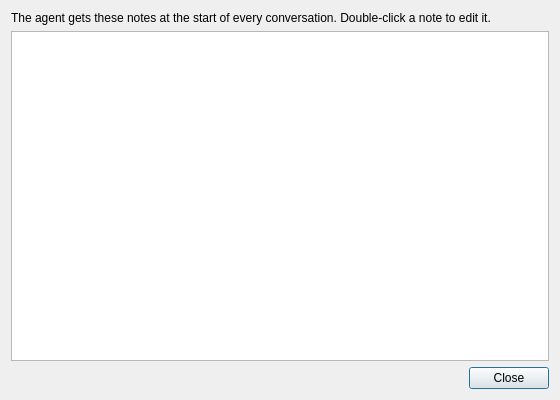
<?xml version="1.0" encoding="UTF-8"?>
<ui version="4.0">
 <class>QmitkAgentMemoryDialog</class>
 <widget class="QDialog" name="QmitkAgentMemoryDialog">
  <property name="geometry">
   <rect>
    <x>0</x>
    <y>0</y>
    <width>560</width>
    <height>400</height>
   </rect>
  </property>
  <property name="windowTitle">
   <string>Agent Memory</string>
  </property>
  <layout class="QVBoxLayout" name="verticalLayout">
   <item>
    <widget class="QLabel" name="descriptionLabel">
     <property name="text">
      <string>The agent gets these notes at the start of every conversation. Double-click a note to edit it.</string>
     </property>
     <property name="wordWrap">
      <bool>true</bool>
     </property>
    </widget>
   </item>
   <item>
    <widget class="QListWidget" name="noteList">
     <property name="selectionMode">
      <enum>QAbstractItemView::SelectionMode::ExtendedSelection</enum>
     </property>
     <property name="spacing">
      <number>6</number>
     </property>
     <property name="wordWrap">
      <bool>true</bool>
     </property>
    </widget>
   </item>
   <item>
    <widget class="QDialogButtonBox" name="buttonBox">
     <property name="standardButtons">
      <set>QDialogButtonBox::StandardButton::Close</set>
     </property>
    </widget>
   </item>
  </layout>
 </widget>
 <resources/>
 <connections/>
</ui>
